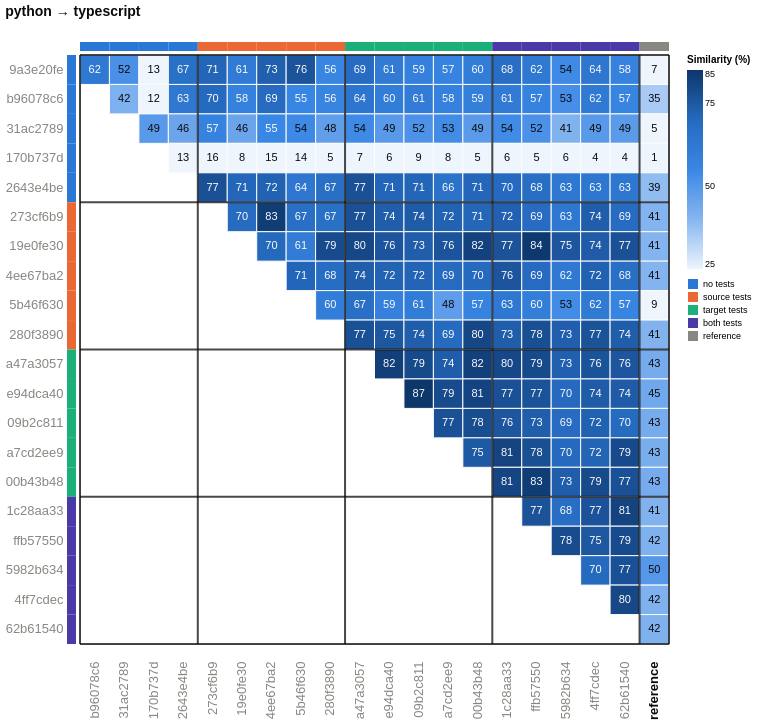

The Vega-Lite source for this figure:
### Vega-Lite specification from a JSON file in a GitHub repository (floating-point values rounded to 4 significant figures; data arrays with more than 128 entries replaced by an {"elided": "..."} marker saying what was removed)
{"config": {"view": {"continuousWidth": 300, "continuousHeight": 300}, "axis": {"labelAngle": -45}, "axisX": {"labelAngle": -37.5}}, "layer": [{"data": {"name": "data-ebdbc6effb92769e7902fdb3b00472b3"}, "mark": {"type": "rect", "stroke": "#fcfcfb", "strokeWidth": 1}, "encoding": {"color": {"field": "similarity_pct", "legend": {"gradientLength": 199.3, "labelFontSize": 9, "titleFontSize": 10, "values": [25, 50, 75, 85]}, "scale": {"clamp": true, "domain": [25, 85], "range": ["#eef5fd", "#86b6ef", "#3987e5", "#256abf", "#0d366b"]}, "title": "Similarity (%)", "type": "quantitative"}, "x": {"axis": {"domain": false, "labelAngle": -90, "labelColor": {"expr": "datum.label === 'reference' ? '#0b0b0b' : '#898781'"}, "labelFontSize": 13, "labelFontWeight": {"expr": "datum.label === 'reference' ? 'bold' : 'normal'"}, "labelPadding": 17, "ticks": false}, "field": "port_a", "scale": {"domain": ["b96078c6", "31ac2789", "170b737d", "2643e4be", "273cf6b9", "19e0fe30", "4ee67ba2", "5b46f630", "280f3890", "a47a3057", "e94dca40", "09b2c811", "a7cd2ee9", "00b43b48", "1c28aa33", "ffb57550", "5982b634", "4ff7cdec", "62b61540", "reference"]}, "title": null, "type": "nominal"}, "y": {"axis": {"domain": false, "labelColor": {"expr": "datum.label === 'reference' ? '#0b0b0b' : '#898781'"}, "labelFontSize": 13, "labelFontWeight": {"expr": "datum.label === 'reference' ? 'bold' : 'normal'"}, "labelPadding": 17, "ticks": false, "labelAngle": 0}, "field": "port_b", "scale": {"domain": ["9a3e20fe", "b96078c6", "31ac2789", "170b737d", "2643e4be", "273cf6b9", "19e0fe30", "4ee67ba2", "5b46f630", "280f3890", "a47a3057", "e94dca40", "09b2c811", "a7cd2ee9", "00b43b48", "1c28aa33", "ffb57550", "5982b634", "4ff7cdec", "62b61540"]}, "title": null, "type": "nominal"}}}, {"data": {"name": "data-79ab6d96ad15e2c55f4d2c8e24ba843c"}, "mark": {"type": "rect"}, "encoding": {"color": {"field": "condition", "legend": {"labelFontSize": 9, "symbolType": "square", "title": null}, "scale": {"domain": ["no tests", "source tests", "target tests", "both tests", "reference"], "range": ["#2a78d6", "#eb6834", "#1baf7a", "#4a3aa7", "#898781"]}, "type": "nominal"}, "x": {"axis": {"domain": false, "labelAngle": -90, "labelColor": {"expr": "datum.label === 'reference' ? '#0b0b0b' : '#898781'"}, "labelFontSize": 13, "labelFontWeight": {"expr": "datum.label === 'reference' ? 'bold' : 'normal'"}, "labelPadding": 17, "ticks": false}, "field": "port", "scale": {"domain": ["b96078c6", "31ac2789", "170b737d", "2643e4be", "273cf6b9", "19e0fe30", "4ee67ba2", "5b46f630", "280f3890", "a47a3057", "e94dca40", "09b2c811", "a7cd2ee9", "00b43b48", "1c28aa33", "ffb57550", "5982b634", "4ff7cdec", "62b61540", "reference"]}, "title": null, "type": "nominal"}, "y": {"value": -13}, "y2": {"value": -4}}}, {"data": {"name": "data-a5cbdc8c3bd819e598dc2faa35befc8d"}, "mark": {"type": "rect"}, "encoding": {"color": {"field": "condition", "legend": null, "scale": {"domain": ["no tests", "source tests", "target tests", "both tests", "reference"], "range": ["#2a78d6", "#eb6834", "#1baf7a", "#4a3aa7", "#898781"]}, "type": "nominal"}, "x": {"value": -13}, "x2": {"value": -4}, "y": {"axis": {"domain": false, "labelColor": {"expr": "datum.label === 'reference' ? '#0b0b0b' : '#898781'"}, "labelFontSize": 13, "labelFontWeight": {"expr": "datum.label === 'reference' ? 'bold' : 'normal'"}, "labelPadding": 17, "ticks": false, "labelAngle": 0}, "field": "port", "scale": {"domain": ["9a3e20fe", "b96078c6", "31ac2789", "170b737d", "2643e4be", "273cf6b9", "19e0fe30", "4ee67ba2", "5b46f630", "280f3890", "a47a3057", "e94dca40", "09b2c811", "a7cd2ee9", "00b43b48", "1c28aa33", "ffb57550", "5982b634", "4ff7cdec", "62b61540"]}, "title": null, "type": "nominal"}}}, {"data": {"name": "data-360ef1facf6a905699be057c2c6432e6"}, "mark": {"type": "text", "color": "#0b0b0b", "fontSize": 11}, "encoding": {"text": {"field": "similarity_pct", "format": ".0f", "type": "quantitative"}, "x": {"axis": {"domain": false, "labelAngle": -90, "labelColor": {"expr": "datum.label === 'reference' ? '#0b0b0b' : '#898781'"}, "labelFontSize": 13, "labelFontWeight": {"expr": "datum.label === 'reference' ? 'bold' : 'normal'"}, "labelPadding": 17, "ticks": false}, "field": "port_a", "scale": {"domain": ["b96078c6", "31ac2789", "170b737d", "2643e4be", "273cf6b9", "19e0fe30", "4ee67ba2", "5b46f630", "280f3890", "a47a3057", "e94dca40", "09b2c811", "a7cd2ee9", "00b43b48", "1c28aa33", "ffb57550", "5982b634", "4ff7cdec", "62b61540", "reference"]}, "title": null, "type": "nominal"}, "y": {"axis": {"domain": false, "labelColor": {"expr": "datum.label === 'reference' ? '#0b0b0b' : '#898781'"}, "labelFontSize": 13, "labelFontWeight": {"expr": "datum.label === 'reference' ? 'bold' : 'normal'"}, "labelPadding": 17, "ticks": false, "labelAngle": 0}, "field": "port_b", "scale": {"domain": ["9a3e20fe", "b96078c6", "31ac2789", "170b737d", "2643e4be", "273cf6b9", "19e0fe30", "4ee67ba2", "5b46f630", "280f3890", "a47a3057", "e94dca40", "09b2c811", "a7cd2ee9", "00b43b48", "1c28aa33", "ffb57550", "5982b634", "4ff7cdec", "62b61540"]}, "title": null, "type": "nominal"}}}, {"data": {"name": "data-a475ad05c3361b5cf6489b369a4923bc"}, "mark": {"type": "text", "color": "#fcfcfb", "fontSize": 11}, "encoding": {"text": {"field": "similarity_pct", "format": ".0f", "type": "quantitative"}, "x": {"axis": {"domain": false, "labelAngle": -90, "labelColor": {"expr": "datum.label === 'reference' ? '#0b0b0b' : '#898781'"}, "labelFontSize": 13, "labelFontWeight": {"expr": "datum.label === 'reference' ? 'bold' : 'normal'"}, "labelPadding": 17, "ticks": false}, "field": "port_a", "scale": {"domain": ["b96078c6", "31ac2789", "170b737d", "2643e4be", "273cf6b9", "19e0fe30", "4ee67ba2", "5b46f630", "280f3890", "a47a3057", "e94dca40", "09b2c811", "a7cd2ee9", "00b43b48", "1c28aa33", "ffb57550", "5982b634", "4ff7cdec", "62b61540", "reference"]}, "title": null, "type": "nominal"}, "y": {"axis": {"domain": false, "labelColor": {"expr": "datum.label === 'reference' ? '#0b0b0b' : '#898781'"}, "labelFontSize": 13, "labelFontWeight": {"expr": "datum.label === 'reference' ? 'bold' : 'normal'"}, "labelPadding": 17, "ticks": false, "labelAngle": 0}, "field": "port_b", "scale": {"domain": ["9a3e20fe", "b96078c6", "31ac2789", "170b737d", "2643e4be", "273cf6b9", "19e0fe30", "4ee67ba2", "5b46f630", "280f3890", "a47a3057", "e94dca40", "09b2c811", "a7cd2ee9", "00b43b48", "1c28aa33", "ffb57550", "5982b634", "4ff7cdec", "62b61540"]}, "title": null, "type": "nominal"}}}, {"data": {"name": "data-4f4b599ca93bdd2c4656a90ecb824355"}, "mark": {"type": "rule", "color": "#0b0b0b", "opacity": 0.75, "strokeWidth": 2}, "encoding": {"x": {"bandPosition": 0, "field": "port", "scale": {"domain": ["b96078c6", "31ac2789", "170b737d", "2643e4be", "273cf6b9", "19e0fe30", "4ee67ba2", "5b46f630", "280f3890", "a47a3057", "e94dca40", "09b2c811", "a7cd2ee9", "00b43b48", "1c28aa33", "ffb57550", "5982b634", "4ff7cdec", "62b61540", "reference"]}, "type": "nominal"}}}, {"data": {"name": "data-1b773253159c09520fafaf56dc5f07c7"}, "mark": {"type": "rule", "color": "#0b0b0b", "opacity": 0.75, "strokeWidth": 2}, "encoding": {"y": {"bandPosition": 0, "field": "port", "scale": {"domain": ["9a3e20fe", "b96078c6", "31ac2789", "170b737d", "2643e4be", "273cf6b9", "19e0fe30", "4ee67ba2", "5b46f630", "280f3890", "a47a3057", "e94dca40", "09b2c811", "a7cd2ee9", "00b43b48", "1c28aa33", "ffb57550", "5982b634", "4ff7cdec", "62b61540"]}, "type": "nominal"}}}, {"data": {"name": "data-419c3610764c394fccfb17419b5b63cb"}, "mark": {"type": "rule", "color": "#0b0b0b", "opacity": 0.75, "strokeWidth": 2}, "encoding": {"x": {"bandPosition": 1, "field": "port", "scale": {"domain": ["b96078c6", "31ac2789", "170b737d", "2643e4be", "273cf6b9", "19e0fe30", "4ee67ba2", "5b46f630", "280f3890", "a47a3057", "e94dca40", "09b2c811", "a7cd2ee9", "00b43b48", "1c28aa33", "ffb57550", "5982b634", "4ff7cdec", "62b61540", "reference"]}, "type": "nominal"}}}, {"data": {"name": "data-252e093ac27ceb67fa3d1106e9f99aec"}, "mark": {"type": "rule", "color": "#0b0b0b", "opacity": 0.75, "strokeWidth": 2}, "encoding": {"y": {"bandPosition": 1, "field": "port", "scale": {"domain": ["9a3e20fe", "b96078c6", "31ac2789", "170b737d", "2643e4be", "273cf6b9", "19e0fe30", "4ee67ba2", "5b46f630", "280f3890", "a47a3057", "e94dca40", "09b2c811", "a7cd2ee9", "00b43b48", "1c28aa33", "ffb57550", "5982b634", "4ff7cdec", "62b61540"]}, "type": "nominal"}}}], "height": 589.0, "resolve": {"scale": {"color": "independent"}}, "title": {"text": "python → typescript", "anchor": "start", "color": "#0b0b0b", "fontSize": 14, "offset": 23, "subtitleFontSize": 10}, "width": 589.0, "$schema": "https://vega.github.io/schema/vega-lite/v6.4.1.json", "datasets": {"data-ebdbc6effb92769e7902fdb3b00472b3": {"elided": "210 records"}, "data-79ab6d96ad15e2c55f4d2c8e24ba843c": [{"port": "b96078c6", "condition": "no tests"}, {"port": "31ac2789", "condition": "no tests"}, {"port": "170b737d", "condition": "no tests"}, {"port": "2643e4be", "condition": "no tests"}, {"port": "273cf6b9", "condition": "source tests"}, {"port": "19e0fe30", "condition": "source tests"}, {"port": "4ee67ba2", "condition": "source tests"}, {"port": "5b46f630", "condition": "source tests"}, {"port": "280f3890", "condition": "source tests"}, {"port": "a47a3057", "condition": "target tests"}, {"port": "e94dca40", "condition": "target tests"}, {"port": "09b2c811", "condition": "target tests"}, {"port": "a7cd2ee9", "condition": "target tests"}, {"port": "00b43b48", "condition": "target tests"}, {"port": "1c28aa33", "condition": "both tests"}, {"port": "ffb57550", "condition": "both tests"}, {"port": "5982b634", "condition": "both tests"}, {"port": "4ff7cdec", "condition": "both tests"}, {"port": "62b61540", "condition": "both tests"}, {"port": "reference", "condition": "reference"}], "data-a5cbdc8c3bd819e598dc2faa35befc8d": [{"port": "9a3e20fe", "condition": "no tests"}, {"port": "b96078c6", "condition": "no tests"}, {"port": "31ac2789", "condition": "no tests"}, {"port": "170b737d", "condition": "no tests"}, {"port": "2643e4be", "condition": "no tests"}, {"port": "273cf6b9", "condition": "source tests"}, {"port": "19e0fe30", "condition": "source tests"}, {"port": "4ee67ba2", "condition": "source tests"}, {"port": "5b46f630", "condition": "source tests"}, {"port": "280f3890", "condition": "source tests"}, {"port": "a47a3057", "condition": "target tests"}, {"port": "e94dca40", "condition": "target tests"}, {"port": "09b2c811", "condition": "target tests"}, {"port": "a7cd2ee9", "condition": "target tests"}, {"port": "00b43b48", "condition": "target tests"}, {"port": "1c28aa33", "condition": "both tests"}, {"port": "ffb57550", "condition": "both tests"}, {"port": "5982b634", "condition": "both tests"}, {"port": "4ff7cdec", "condition": "both tests"}, {"port": "62b61540", "condition": "both tests"}], "data-360ef1facf6a905699be057c2c6432e6": [{"port_a": "31ac2789", "port_b": "9a3e20fe", "condition_a": "no tests", "condition_b": "no tests", "half": "colour", "similarity_pct": 52.15}, {"port_a": "170b737d", "port_b": "9a3e20fe", "condition_a": "no tests", "condition_b": "no tests", "half": "colour", "similarity_pct": 13.18}, {"port_a": "5982b634", "port_b": "9a3e20fe", "condition_a": "both tests", "condition_b": "no tests", "half": "colour", "similarity_pct": 54.06}, {"port_a": "reference", "port_b": "9a3e20fe", "condition_a": "reference", "condition_b": "no tests", "half": "colour", "similarity_pct": 7.121}, {"port_a": "31ac2789", "port_b": "b96078c6", "condition_a": "no tests", "condition_b": "no tests", "half": "colour", "similarity_pct": 42.03}, {"port_a": "170b737d", "port_b": "b96078c6", "condition_a": "no tests", "condition_b": "no tests", "half": "colour", "similarity_pct": 12.18}, {"port_a": "5982b634", "port_b": "b96078c6", "condition_a": "both tests", "condition_b": "no tests", "half": "colour", "similarity_pct": 52.74}, {"port_a": "reference", "port_b": "b96078c6", "condition_a": "reference", "condition_b": "no tests", "half": "colour", "similarity_pct": 35.17}, {"port_a": "170b737d", "port_b": "31ac2789", "condition_a": "no tests", "condition_b": "no tests", "half": "colour", "similarity_pct": 49.2}, {"port_a": "2643e4be", "port_b": "31ac2789", "condition_a": "no tests", "condition_b": "no tests", "half": "colour", "similarity_pct": 45.72}, {"port_a": "19e0fe30", "port_b": "31ac2789", "condition_a": "source tests", "condition_b": "no tests", "half": "colour", "similarity_pct": 45.78}, {"port_a": "5b46f630", "port_b": "31ac2789", "condition_a": "source tests", "condition_b": "no tests", "half": "colour", "similarity_pct": 54.43}, {"port_a": "280f3890", "port_b": "31ac2789", "condition_a": "source tests", "condition_b": "no tests", "half": "colour", "similarity_pct": 47.75}, {"port_a": "a47a3057", "port_b": "31ac2789", "condition_a": "target tests", "condition_b": "no tests", "half": "colour", "similarity_pct": 53.98}, {"port_a": "e94dca40", "port_b": "31ac2789", "condition_a": "target tests", "condition_b": "no tests", "half": "colour", "similarity_pct": 49.24}, {"port_a": "09b2c811", "port_b": "31ac2789", "condition_a": "target tests", "condition_b": "no tests", "half": "colour", "similarity_pct": 51.57}, {"port_a": "a7cd2ee9", "port_b": "31ac2789", "condition_a": "target tests", "condition_b": "no tests", "half": "colour", "similarity_pct": 53.48}, {"port_a": "00b43b48", "port_b": "31ac2789", "condition_a": "target tests", "condition_b": "no tests", "half": "colour", "similarity_pct": 48.85}, {"port_a": "1c28aa33", "port_b": "31ac2789", "condition_a": "both tests", "condition_b": "no tests", "half": "colour", "similarity_pct": 53.82}, {"port_a": "ffb57550", "port_b": "31ac2789", "condition_a": "both tests", "condition_b": "no tests", "half": "colour", "similarity_pct": 51.91}, {"port_a": "5982b634", "port_b": "31ac2789", "condition_a": "both tests", "condition_b": "no tests", "half": "colour", "similarity_pct": 41.18}, {"port_a": "4ff7cdec", "port_b": "31ac2789", "condition_a": "both tests", "condition_b": "no tests", "half": "colour", "similarity_pct": 49.4}, {"port_a": "62b61540", "port_b": "31ac2789", "condition_a": "both tests", "condition_b": "no tests", "half": "colour", "similarity_pct": 48.96}, {"port_a": "reference", "port_b": "31ac2789", "condition_a": "reference", "condition_b": "no tests", "half": "colour", "similarity_pct": 5.162}, {"port_a": "2643e4be", "port_b": "170b737d", "condition_a": "no tests", "condition_b": "no tests", "half": "colour", "similarity_pct": 12.95}, {"port_a": "273cf6b9", "port_b": "170b737d", "condition_a": "source tests", "condition_b": "no tests", "half": "colour", "similarity_pct": 16.21}, {"port_a": "19e0fe30", "port_b": "170b737d", "condition_a": "source tests", "condition_b": "no tests", "half": "colour", "similarity_pct": 7.537}, {"port_a": "4ee67ba2", "port_b": "170b737d", "condition_a": "source tests", "condition_b": "no tests", "half": "colour", "similarity_pct": 14.51}, {"port_a": "5b46f630", "port_b": "170b737d", "condition_a": "source tests", "condition_b": "no tests", "half": "colour", "similarity_pct": 13.56}, {"port_a": "280f3890", "port_b": "170b737d", "condition_a": "source tests", "condition_b": "no tests", "half": "colour", "similarity_pct": 4.96}, {"port_a": "a47a3057", "port_b": "170b737d", "condition_a": "target tests", "condition_b": "no tests", "half": "colour", "similarity_pct": 6.703}, {"port_a": "e94dca40", "port_b": "170b737d", "condition_a": "target tests", "condition_b": "no tests", "half": "colour", "similarity_pct": 6.391}, {"port_a": "09b2c811", "port_b": "170b737d", "condition_a": "target tests", "condition_b": "no tests", "half": "colour", "similarity_pct": 8.576}, {"port_a": "a7cd2ee9", "port_b": "170b737d", "condition_a": "target tests", "condition_b": "no tests", "half": "colour", "similarity_pct": 8.437}, {"port_a": "00b43b48", "port_b": "170b737d", "condition_a": "target tests", "condition_b": "no tests", "half": "colour", "similarity_pct": 5.373}, {"port_a": "1c28aa33", "port_b": "170b737d", "condition_a": "both tests", "condition_b": "no tests", "half": "colour", "similarity_pct": 6.372}, {"port_a": "ffb57550", "port_b": "170b737d", "condition_a": "both tests", "condition_b": "no tests", "half": "colour", "similarity_pct": 5.176}, {"port_a": "5982b634", "port_b": "170b737d", "condition_a": "both tests", "condition_b": "no tests", "half": "colour", "similarity_pct": 5.687}, {"port_a": "4ff7cdec", "port_b": "170b737d", "condition_a": "both tests", "condition_b": "no tests", "half": "colour", "similarity_pct": 3.847}, {"port_a": "62b61540", "port_b": "170b737d", "condition_a": "both tests", "condition_b": "no tests", "half": "colour", "similarity_pct": 4.158}, {"port_a": "reference", "port_b": "170b737d", "condition_a": "reference", "condition_b": "no tests", "half": "colour", "similarity_pct": 1.193}, {"port_a": "reference", "port_b": "2643e4be", "condition_a": "reference", "condition_b": "no tests", "half": "colour", "similarity_pct": 38.58}, {"port_a": "reference", "port_b": "273cf6b9", "condition_a": "reference", "condition_b": "source tests", "half": "colour", "similarity_pct": 40.56}, {"port_a": "reference", "port_b": "19e0fe30", "condition_a": "reference", "condition_b": "source tests", "half": "colour", "similarity_pct": 40.73}, {"port_a": "reference", "port_b": "4ee67ba2", "condition_a": "reference", "condition_b": "source tests", "half": "colour", "similarity_pct": 40.54}, {"port_a": "a7cd2ee9", "port_b": "5b46f630", "condition_a": "target tests", "condition_b": "source tests", "half": "colour", "similarity_pct": 48.14}, {"port_a": "5982b634", "port_b": "5b46f630", "condition_a": "both tests", "condition_b": "source tests", "half": "colour", "similarity_pct": 53.36}, {"port_a": "reference", "port_b": "5b46f630", "condition_a": "reference", "condition_b": "source tests", "half": "colour", "similarity_pct": 8.981}, {"port_a": "reference", "port_b": "280f3890", "condition_a": "reference", "condition_b": "source tests", "half": "colour", "similarity_pct": 40.82}, {"port_a": "reference", "port_b": "a47a3057", "condition_a": "reference", "condition_b": "target tests", "half": "colour", "similarity_pct": 43.44}, {"port_a": "reference", "port_b": "e94dca40", "condition_a": "reference", "condition_b": "target tests", "half": "colour", "similarity_pct": 44.62}, {"port_a": "reference", "port_b": "09b2c811", "condition_a": "reference", "condition_b": "target tests", "half": "colour", "similarity_pct": 43.31}, {"port_a": "reference", "port_b": "a7cd2ee9", "condition_a": "reference", "condition_b": "target tests", "half": "colour", "similarity_pct": 42.73}, {"port_a": "reference", "port_b": "00b43b48", "condition_a": "reference", "condition_b": "target tests", "half": "colour", "similarity_pct": 43.42}, {"port_a": "reference", "port_b": "1c28aa33", "condition_a": "reference", "condition_b": "both tests", "half": "colour", "similarity_pct": 41.13}, {"port_a": "reference", "port_b": "ffb57550", "condition_a": "reference", "condition_b": "both tests", "half": "colour", "similarity_pct": 41.5}, {"port_a": "reference", "port_b": "5982b634", "condition_a": "reference", "condition_b": "both tests", "half": "colour", "similarity_pct": 49.82}, {"port_a": "reference", "port_b": "4ff7cdec", "condition_a": "reference", "condition_b": "both tests", "half": "colour", "similarity_pct": 41.61}, {"port_a": "reference", "port_b": "62b61540", "condition_a": "reference", "condition_b": "both tests", "half": "colour", "similarity_pct": 41.55}], "data-a475ad05c3361b5cf6489b369a4923bc": {"elided": "151 records"}, "data-4f4b599ca93bdd2c4656a90ecb824355": [{"port": "b96078c6", "condition": "no tests"}, {"port": "273cf6b9", "condition": "source tests"}, {"port": "a47a3057", "condition": "target tests"}, {"port": "1c28aa33", "condition": "both tests"}, {"port": "reference", "condition": "reference"}], "data-1b773253159c09520fafaf56dc5f07c7": [{"port": "9a3e20fe", "condition": "no tests"}, {"port": "273cf6b9", "condition": "source tests"}, {"port": "a47a3057", "condition": "target tests"}, {"port": "1c28aa33", "condition": "both tests"}], "data-419c3610764c394fccfb17419b5b63cb": [{"port": "reference"}], "data-252e093ac27ceb67fa3d1106e9f99aec": [{"port": "62b61540"}]}}
